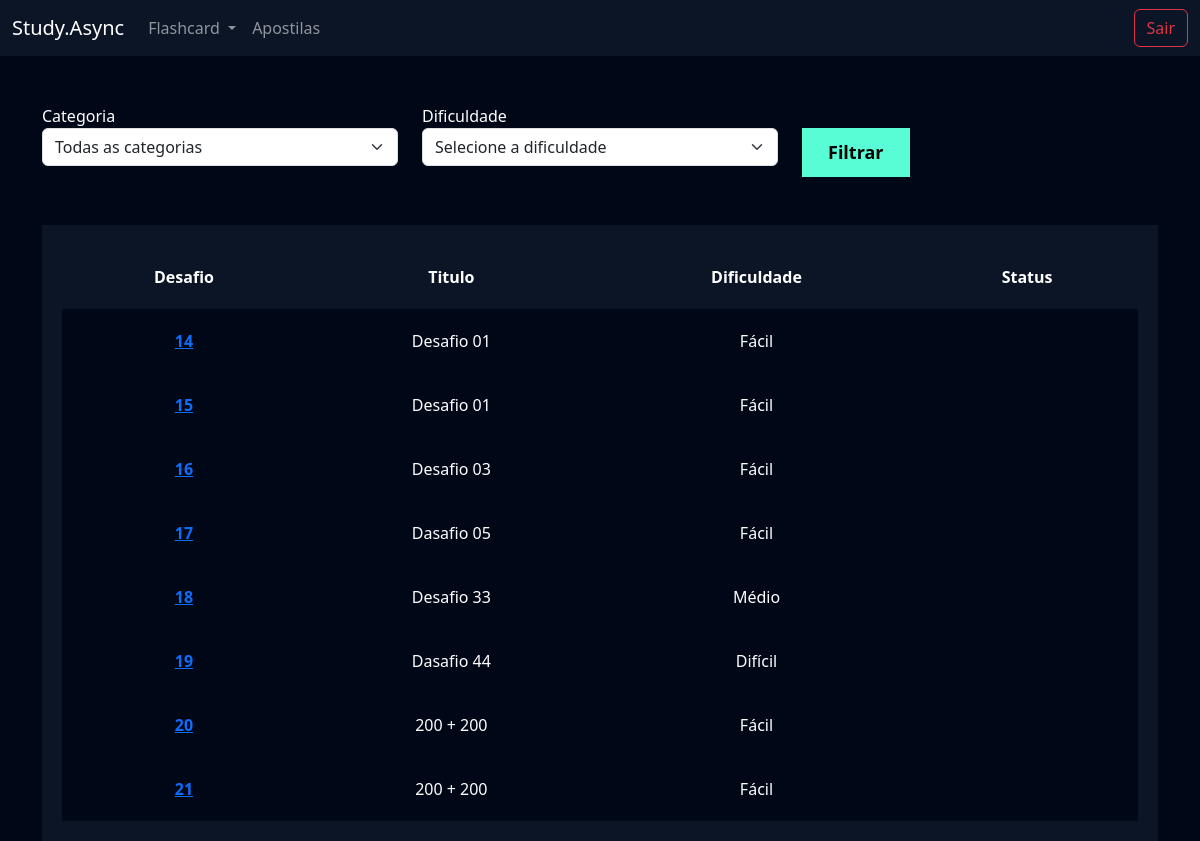
Page /flashcard/listar_desafio/ (signed in) on the committed database.
### flashcard/models.py (models this page shows, shortened)
class Desafio(models.Model):
    user = models.ForeignKey(User, on_delete=models.DO_NOTHING)
    titulo = models.CharField(max_length=100)
    categoria = models.ManyToManyField(Categoria)
    quantidade_perguntas = models.IntegerField()
    dificuldade = models.CharField(
        max_length=1, choices=Flashcard.DIFICULDADE_CHOICES
    )
    flashcards = models.ManyToManyField(FlashcardDesafio)

### flashcard/views.py (the view, shortened to what this page needs)
# urls.py: path('listar_desafio/', views.listar_desafio, name="listar_desafio"),
def listar_desafio(request) :
    desafios = Desafio.objects.filter(user=request.user)
    categorias = Categoria.objects.all()
    dificuldades = Flashcard.DIFICULDADE_CHOICES
    categoria_filtrar = request.GET.get('categoria')
    dificuldade_filtrar = request.GET.get('dificuldade')
    if categoria_filtrar:
        desafios = desafios.filter(categoria__id=categoria_filtrar)
    if dificuldade_filtrar:
        desafios = desafios.filter(dificuldade=dificuldade_filtrar)
    return render(
            request,
            'listar_desafio.html',
            {
                'categorias': categorias,
                'dificuldades': dificuldades,
                'desafios': desafios,
            }
        )

### flashcard/templates/listar_desafio.html (shortened to what this page needs)
{% extends "base.html" %}
{% load static %}
{% block 'cabecalho' %}
    <link href="{% static 'usuarios/css/cadastro.css' %}" rel="stylesheet">
    <link href="{% static 'flashcard/css/novo_flashcard.css' %}" rel="stylesheet">
    <link href="{% static 'flashcard/css/iniciar_desafio.css' %}" rel="stylesheet">
    <link href="{% static 'flashcard/css/desafio.css' %}" rel="stylesheet">
    <link href='https://unpkg.com/boxicons@2.1.4/css/boxicons.min.css' rel='stylesheet'>
{% endblock 'cabecalho' %}
{% block 'conteudo' %}
    <div class="container">
        <br>
        <br>
        <div class="row">
            <div class="col-md">
                <form action="{% url 'listar_desafio' %}" method="GET">
                <label for="">Categoria</label>
                <select name="categoria" class="form-select">
                    <option value="">Todas as categorias</option>
                </select>
            </div>
            <div class="col-md">
                <label for="">Dificuldade</label>
                <select name="dificuldade" class="form-select">
                    <option value="">Selecione a dificuldade</option>
                </select>
            </div>
            <div class="col-md">
                <br>
                <input type="submit" value="Filtrar" class="btn-cadastro">
            </div>
        </div>
        <br>
        <br>
        <div class="box-listar">
            <table>
                <thead>
                  <tr>
                    <th scope="col">Desafio</th>
                    <th scope="col">Titulo</th>
                    <th scope="col">Dificuldade</th>
                    <th scope="col">Status</th>
                  </tr>
                </thead>
                <tbody>
                    {% for desafio in desafios %}
                        <tr class="linha">
                            <th><a href="{% url 'desafio' desafio.id %}">{{desafio.id}}</a></th>
                            <td>{{desafio.titulo}}</td>
                            <td>{{desafio.get_dificuldade_display}}</td>
                            <td></td>
                        </tr>
                  {% endfor %}
                </tbody>
              </table>
        </div>
    </div>
{% endblock 'conteudo' %}

### templates/static/geral/css/base.css (style rules this page uses)
:root { --main-color: #0b1526; --dark-color: #000716; --secondary-dark-color: rgb(15, 2, 26); --light-color: #00c1f3; --contrast-color: #f4c96b; --differential-color: #58fcd5; }
body { background-color: var(--dark-color) !important; color: white !important; }

### templates/static/usuarios/css/cadastro.css (style rules this page uses)
* { margin: 0; padding: 0; }
.btn-cadastro { padding: 10px; background-color: #58fcd5; border: none; border: 1px solid #58fcd5; font-size: 18px; font-weight: bold; padding-left: 25px; padding-right: 25px; }

### templates/static/flashcard/css/desafio.css (style rules this page uses)
.box-listar { background-color: #0b1526; padding: 20px; }
table { width: 100%; padding: 20px; text-align: center; }
.linha { height: 40px; background-color: var(--dark-color); padding: 20px; }
td, th { padding: 20px; }
tr { background-color: var(--main-color); }

### rows in the picture
Desafio: id "14", titulo "Desafio 01", dificuldade "Fácil"
Desafio: id "15", titulo "Desafio 01", dificuldade "Fácil"
Desafio: id "16", titulo "Desafio 03", dificuldade "Fácil"
Desafio: id "17", titulo "Dasafio 05", dificuldade "Fácil"
Desafio: id "18", titulo "Desafio 33", dificuldade "Médio"
Desafio: id "19", titulo "Dasafio 44", dificuldade "Difícil"
Desafio: id "20", titulo "200 + 200", dificuldade "Fácil"
Desafio: id "21", titulo "200 + 200", dificuldade "Fácil"
